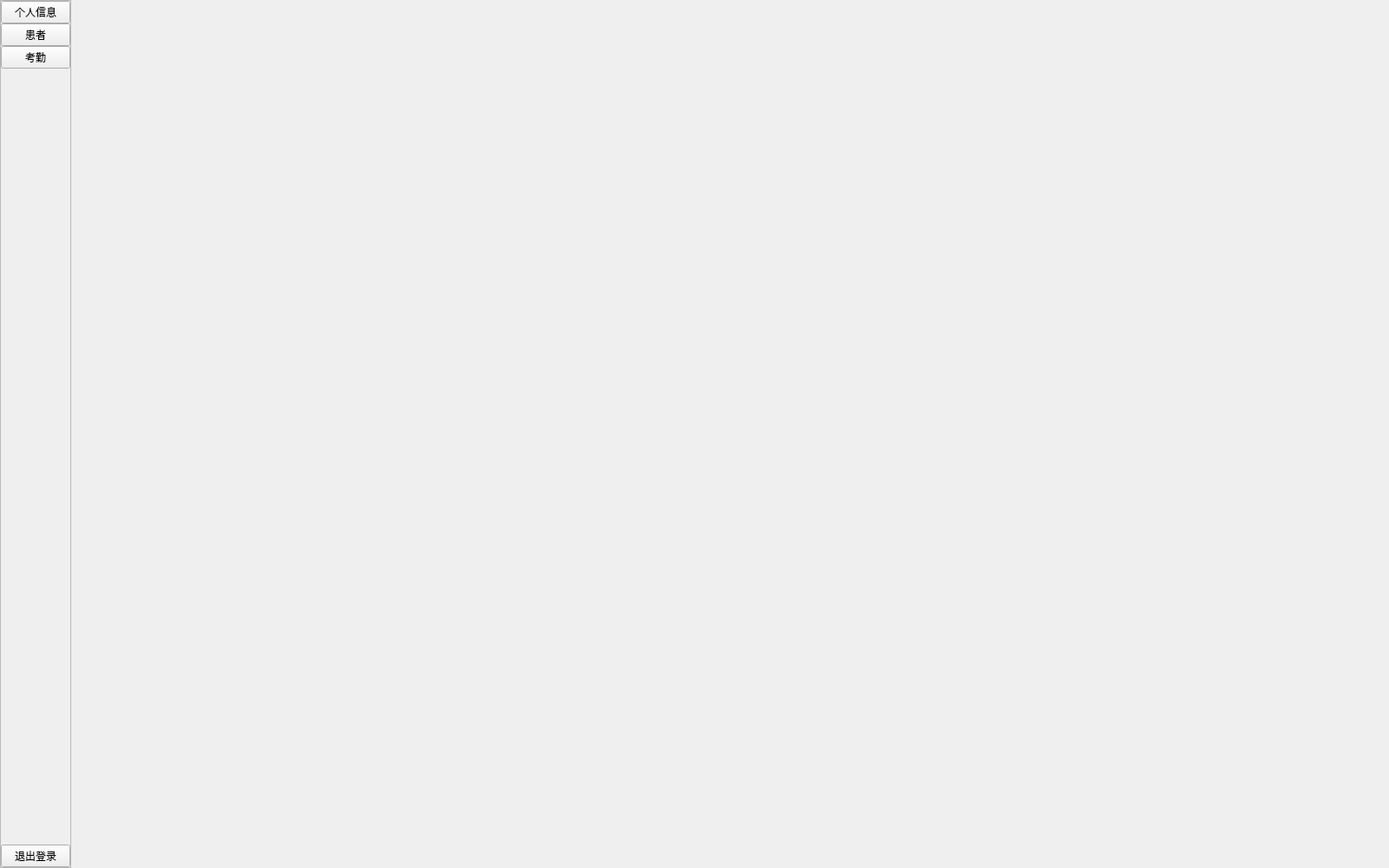
<?xml version="1.0" encoding="UTF-8"?>
<ui version="4.0">
 <class>DoctorClient</class>
 <widget class="QMainWindow" name="DoctorClient">
  <property name="geometry">
   <rect>
    <x>0</x>
    <y>0</y>
    <width>1600</width>
    <height>1000</height>
   </rect>
  </property>
  <property name="windowTitle">
   <string>医生客户端</string>
  </property>
  <widget class="QWidget" name="centralwidget">
   <layout class="QHBoxLayout" name="horizontalLayout">
    <property name="spacing">
     <number>0</number>
    </property>
    <property name="leftMargin">
     <number>0</number>
    </property>
    <property name="topMargin">
     <number>0</number>
    </property>
    <property name="rightMargin">
     <number>0</number>
    </property>
    <property name="bottomMargin">
     <number>0</number>
    </property>
    <item>
     <widget class="QFrame" name="SideBarFrame">
      <property name="styleSheet">
       <string notr="true"/>
      </property>
      <property name="frameShape">
       <enum>QFrame::StyledPanel</enum>
      </property>
      <property name="frameShadow">
       <enum>QFrame::Raised</enum>
      </property>
      <layout class="QVBoxLayout" name="verticalLayout_2">
       <property name="spacing">
        <number>0</number>
       </property>
       <property name="leftMargin">
        <number>0</number>
       </property>
       <property name="topMargin">
        <number>0</number>
       </property>
       <property name="rightMargin">
        <number>0</number>
       </property>
       <property name="bottomMargin">
        <number>0</number>
       </property>
       <item>
        <layout class="QVBoxLayout" name="verticalLayout">
         <property name="spacing">
          <number>0</number>
         </property>
         <property name="leftMargin">
          <number>0</number>
         </property>
         <property name="topMargin">
          <number>0</number>
         </property>
         <property name="rightMargin">
          <number>0</number>
         </property>
         <property name="bottomMargin">
          <number>0</number>
         </property>
         <item>
          <widget class="QPushButton" name="InfoBtn">
           <property name="sizePolicy">
            <sizepolicy hsizetype="Fixed" vsizetype="Fixed">
             <horstretch>0</horstretch>
             <verstretch>0</verstretch>
            </sizepolicy>
           </property>
           <property name="text">
            <string>个人信息</string>
           </property>
          </widget>
         </item>
         <item>
          <widget class="QPushButton" name="PatientBtn">
           <property name="sizePolicy">
            <sizepolicy hsizetype="Fixed" vsizetype="Fixed">
             <horstretch>0</horstretch>
             <verstretch>0</verstretch>
            </sizepolicy>
           </property>
           <property name="text">
            <string>患者</string>
           </property>
          </widget>
         </item>
         <item>
          <widget class="QPushButton" name="AttendanceBtn">
           <property name="sizePolicy">
            <sizepolicy hsizetype="Fixed" vsizetype="Fixed">
             <horstretch>0</horstretch>
             <verstretch>0</verstretch>
            </sizepolicy>
           </property>
           <property name="text">
            <string>考勤</string>
           </property>
          </widget>
         </item>
         <item>
          <spacer name="verticalSpacer">
           <property name="orientation">
            <enum>Qt::Vertical</enum>
           </property>
           <property name="sizeHint" stdset="0">
            <size>
             <width>20</width>
             <height>40</height>
            </size>
           </property>
          </spacer>
         </item>
         <item>
          <widget class="QPushButton" name="LogoutBtn">
           <property name="text">
            <string>退出登录</string>
           </property>
          </widget>
         </item>
        </layout>
       </item>
      </layout>
     </widget>
    </item>
    <item>
     <widget class="QStackedWidget" name="stackedWidget">
      <property name="styleSheet">
       <string notr="true"/>
      </property>
      <property name="currentIndex">
       <number>-1</number>
      </property>
     </widget>
    </item>
   </layout>
  </widget>
 </widget>
 <resources/>
 <connections/>
</ui>
